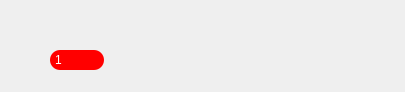
<?xml version="1.0" encoding="UTF-8"?>
<ui version="4.0">
 <class>UserItem</class>
 <widget class="QWidget" name="UserItem">
  <property name="geometry">
   <rect>
    <x>0</x>
    <y>0</y>
    <width>405</width>
    <height>92</height>
   </rect>
  </property>
  <property name="windowTitle">
   <string>Form</string>
  </property>
  <widget class="QLabel" name="label">
   <property name="geometry">
    <rect>
     <x>10</x>
     <y>10</y>
     <width>64</width>
     <height>64</height>
    </rect>
   </property>
   <property name="sizePolicy">
    <sizepolicy hsizetype="Fixed" vsizetype="Fixed">
     <horstretch>0</horstretch>
     <verstretch>0</verstretch>
    </sizepolicy>
   </property>
   <property name="maximumSize">
    <size>
     <width>64</width>
     <height>64</height>
    </size>
   </property>
   <property name="styleSheet">
    <string notr="true"/>
   </property>
   <property name="text">
    <string/>
   </property>
  </widget>
  <widget class="QLabel" name="label_2">
   <property name="geometry">
    <rect>
     <x>90</x>
     <y>20</y>
     <width>181</width>
     <height>21</height>
    </rect>
   </property>
   <property name="text">
    <string/>
   </property>
  </widget>
  <widget class="QLabel" name="label_3">
   <property name="geometry">
    <rect>
     <x>90</x>
     <y>40</y>
     <width>221</width>
     <height>16</height>
    </rect>
   </property>
   <property name="styleSheet">
    <string notr="true">color: rgb(193, 193, 193);</string>
   </property>
   <property name="text">
    <string/>
   </property>
  </widget>
  <widget class="QLabel" name="label_4">
   <property name="enabled">
    <bool>true</bool>
   </property>
   <property name="geometry">
    <rect>
     <x>50</x>
     <y>50</y>
     <width>54</width>
     <height>20</height>
    </rect>
   </property>
   <property name="sizePolicy">
    <sizepolicy hsizetype="Fixed" vsizetype="Fixed">
     <horstretch>0</horstretch>
     <verstretch>0</verstretch>
    </sizepolicy>
   </property>
   <property name="minimumSize">
    <size>
     <width>20</width>
     <height>20</height>
    </size>
   </property>
   <property name="maximumSize">
    <size>
     <width>500</width>
     <height>20</height>
    </size>
   </property>
   <property name="styleSheet">
    <string notr="true">border-radius:10px;
background-color: rgb(255, 0, 0);
height:20px;
color: rgb(255, 255, 255);
padding:2px;</string>
   </property>
   <property name="text">
    <string>1</string>
   </property>
  </widget>
 </widget>
 <resources/>
 <connections/>
</ui>
